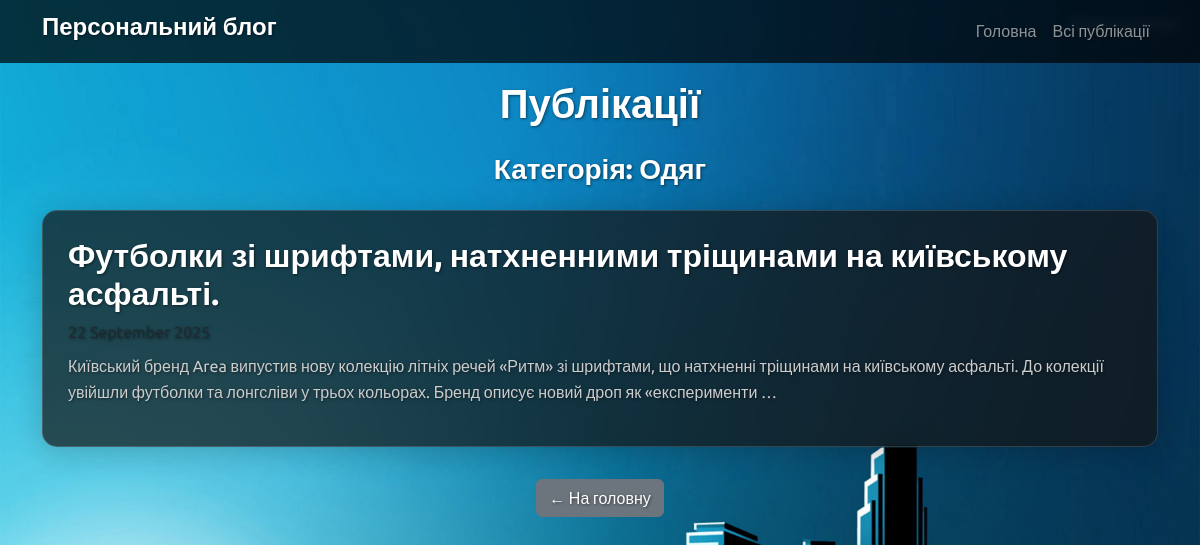
The page /articles/category/odyag/ on the database its author committed.
### app_blog/models.py (models this page shows, shortened)
class Category(models.Model):
    category = models.CharField(
        'Категорія',
        max_length=250,
        help_text='Максимум 250 символів'
    )
    slug = models.SlugField('Слаг', unique=True)
    objects = models.Manager()
    class Meta:
        verbose_name = 'Категорія для публікації'
        verbose_name_plural = 'Категорії для публікацій'
    def __str__(self):
        return self.category

class Article(models.Model):
    title = models.CharField(
        'Заголовок',
        max_length=250,
        help_text='Максимум 250 символів'
    )
    description = models.TextField(
        blank=True,
        verbose_name='Опис'
    )
    pub_date = models.DateTimeField(
        'Дата публікації',
        default=timezone.now
    )
    slug = models.SlugField(
        'Слаг',
        unique_for_date='pub_date'
    )
    main_page = models.BooleanField(
        'Головна',
        default=False,
        help_text='Показувати на головній сторінці'
    )
    category = models.ForeignKey(
        Category,
        related_name='articles',
        blank=True,
        null=True,
        verbose_name='Категорія',
        on_delete=models.CASCADE
    )
    objects = models.Manager()
    class Meta:
        ordering = ['-pub_date']
        verbose_name = 'Стаття'
        verbose_name_plural = 'Статті'
    def get_absolute_url(self):
        try:
            return reverse('news-detail', kwargs={
                'year': self.pub_date.strftime("%Y"),
                'month': self.pub_date.strftime("%m"),
                'day': self.pub_date.strftime("%d"),
                'slug': self.slug,
            })
        except NoReverseMatch:
            return "/"

### app_blog/views.py (the view)
# urls.py: path('articles/category/<slug>/', ArticleCategoryList.as_view(), name='articles-category-list'),
class ArticleCategoryList(ArticleList):
    def get_queryset(self, *args, **kwargs):
        return Article.objects.filter(category__slug=self.kwargs['slug']).distinct()

### app_blog/views.py (called while the page is built)
    def get_context_data(self, *args, **kwargs):
        context = super(ArticleList, self).get_context_data(*args, **kwargs)
        try:
            context['category'] = Category.objects.get(slug=self.kwargs.get('slug'))
        except Exception:
            context['category'] = None
        return context

### app_blog/templates/articles_list.html (shortened to what this page needs)
{% extends "base.html" %}
{% load static %}
{% block content %}
<h1 class="text-center mb-4">Публікації</h1>
{% if category %}
    <h3 class="text-center mb-4">Категорія: {{ category }}</h3>
{% endif %}
{% for item in items %}
    <article class="article-block">
        <h2><a href="{{ item.get_absolute_url }}">{{ item.title }}</a></h2>
        <p class="text-muted mb-2">{{ item.pub_date|date:"j E Y" }}</p>
        <p>{{ item.description|striptags|truncatewords_html:32 }}</p>
    </article>
{% empty %}
    <div class="article-block text-center">
        <p>Немає публікацій у цій категорії.</p>
    </div>
{% endfor %}
<div class="text-center mt-4">
    <a href="{% url 'home' %}" class="btn btn-secondary">← На головну</a>
</div>
{% endblock %}

### app_blog/static/css/main.css (style rules this page uses)
body { font-family: 'Ubuntu', sans-serif; background-image: url('../img/bg.jpg'); background-size: cover; background-repeat: no-repeat; background-attachment: fixed; color: #fff; text-shadow: 1px 1px 3px rgba(0, 0, 0, 0.5); }
h1, h2, h3, h4, h5, h6 { color: #fff; font-weight: 700; }
.article-block, .card { background: rgba(20, 20, 20, 0.7); backdrop-filter: blur(10px); -webkit-backdrop-filter: blur(10px); color: #f0f0f0; border-radius: 15px; border: 1px solid rgba(255, 255, 255, 0.15); box-shadow: 0 4px 30px rgba(0, 0, 0, 0.2); padding: 25px; margin-bottom: 2rem; }
.article-block h2 a { color: #fff; text-decoration: none; transition: color 0.3s ease; }
.article-block p { color: #ccc; line-height: 1.6; }

### rows shown on the page
Category: category "Одяг"
Article: title "Футболки зі шрифтами, натхненними тріщинами на київському асфальті.", pub_date "22 September 2025", description "Київський бренд Area випустив нову колекцію літніх речей «Ритм» зі шрифтами, що натхненні тріщинами на київському асфальті. До колекції увійшли футболки та лонгсліви у трьох кольорах. Бренд описує новий дроп як «експерименти …"
